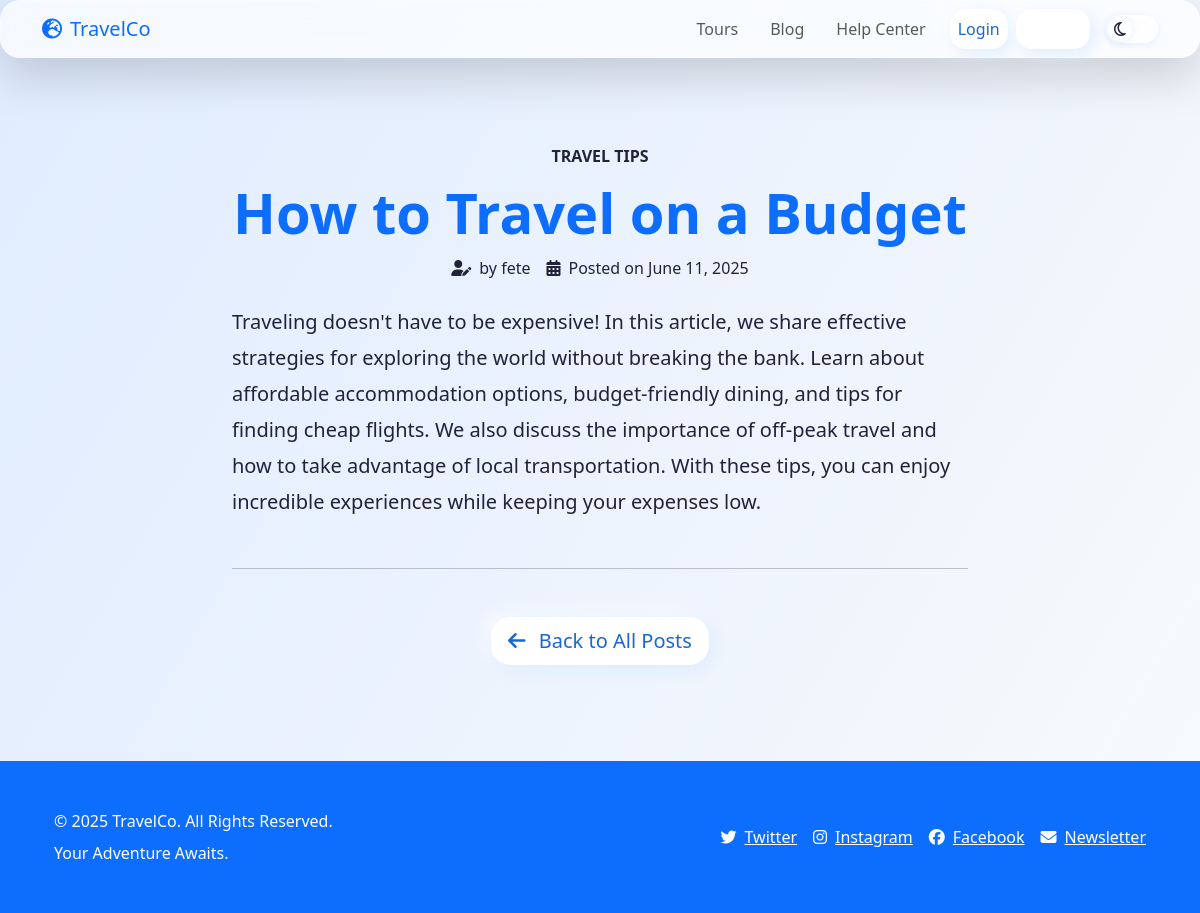
Screenshot of /blog/how-to-travel-on-a-budget/ with the database file from the repository.
### blog/models.py (models this page shows, shortened)
class Post(models.Model):
    STATUS_CHOICES = (
        ('DRAFT', 'Draft'),
        ('PUBLISHED', 'Published'),
    )
    title = models.CharField(max_length=200)
    slug = models.SlugField(max_length=200, unique=True, blank=True)
    author = models.ForeignKey(settings.AUTH_USER_MODEL, on_delete=models.CASCADE, related_name='blog_posts')
    category = models.ForeignKey(Category, on_delete=models.SET_NULL, null=True, blank=True, related_name='posts')
    content = models.TextField()
    status = models.CharField(max_length=10, choices=STATUS_CHOICES, default='DRAFT')
    created_at = models.DateTimeField(auto_now_add=True)
    updated_at = models.DateTimeField(auto_now=True)
    image = models.ImageField(upload_to='blog_images/', blank=True, null=True, help_text="Featured image for the blog post")
    class Meta:
        ordering = ('-created_at',) # Show newest posts first

class Category(models.Model):
    name = models.CharField(max_length=100, unique=True)
    slug = models.SlugField(max_length=100, unique=True, blank=True)
    class Meta:
        verbose_name_plural = "Categories" # Nicer name in the admin

### blog/views.py (the view)
# urls.py: path('<slug:slug>/', PostDetailView.as_view(), name='post_detail'),
class PostDetailView(DetailView):
    model = Post
    template_name = 'blog/post_detail.html'
    context_object_name = 'post'
    queryset = Post.objects.filter(status='PUBLISHED')

### templates/blog/post_detail.html (shortened to what this page needs)
{% extends 'base.html' %}
{% load static %}
{% block content %}
<section class="py-5">
    <div class="container">
        <div class="row justify-content-center">
            <div class="col-lg-8">
                <article data-aos="fade-up">
                    <header class="mb-4 text-center">
                        {% if post.category %}
                            <p class="text-accent fw-bold text-uppercase">{{ post.category.name }}</p>
                        {% endif %}
                        <h1 class="display-4 fw-bold text-primary lh-1">{{ post.title }}</h1>
                        <div class="mt-3 d-flex flex-wrap justify-content-center align-items-center gap-3 text-text-light">
                            <span><i class="fa-solid fa-user-pen me-2"></i>by {{ post.author.username }}</span>
                            <span><i class="fa-solid fa-calendar-days me-2"></i>Posted on {{ post.created_at|date:"F d, Y" }}</span>
                        </div>
                    </header>
                    <div class="post-content fs-5 text-text-light" style="line-height: 1.8;">
                        {{ post.content|linebreaks }}
                    </div>
                </article>
                <hr class="my-5">
                <div class="text-center" data-aos="fade-up">
                    <a href="{% url 'post_list' %}" class="btn btn-custom btn-lg">
                        <i class="fa-solid fa-arrow-left me-2"></i> Back to All Posts
                    </a>
                </div>
            </div>
        </div>
    </div>
</section>
{% endblock %}

### templates/base.html (style rules this page uses)
html { font-family: 'Poppins', sans-serif; }
body { min-height: 100vh; background: var(--bg-gradient); color: var(--text-main); transition: background 0.6s cubic-bezier(.4,0,.2,1), color 0.3s; }
:root { --primary: #1967d2; --accent: #22d3ee; --white: #fff; --glass: rgba(255,255,255,0.70); --bg-gradient: linear-gradient(120deg, #e0ecff 0%, #f8fafc 100%); --text-main: #22223b; --text-light: #767b91; --shadow-soft: 0 4px 32px 0 rgba(25,103,210,0.12); --noisy: url('https://www.transparenttextures.com/patterns/noise.png'); }
.btn-custom { background: var(--white); color: var(--primary); box-shadow: 4px 4px 18px 0 #dbeafe, -4px -4px 18px 0 #ffffff; border-radius: 1em; transition: box-shadow .3s, background .3s, color .3s; }
h1, .hero-title { font-size: clamp(2.2rem, 7vw, 3.7rem); font-weight: 700; line-height: 1.12; }

### rows the page displays
Post: category.name "TRAVEL TIPS", title "How to Travel on a Budget", author.username "fete", created_at "June 11, 2025", content "Traveling doesn't have to be expensive! In this article, we share effective strategies for exploring the world without breaking the bank. Learn about affordable accommodation options, budget-friendly dining, and tips for finding cheap flights. We also discuss the importance of off-peak travel and how to take advantage of local transportation. With these tips, you can enjoy incredible experiences while keeping your expenses low."
